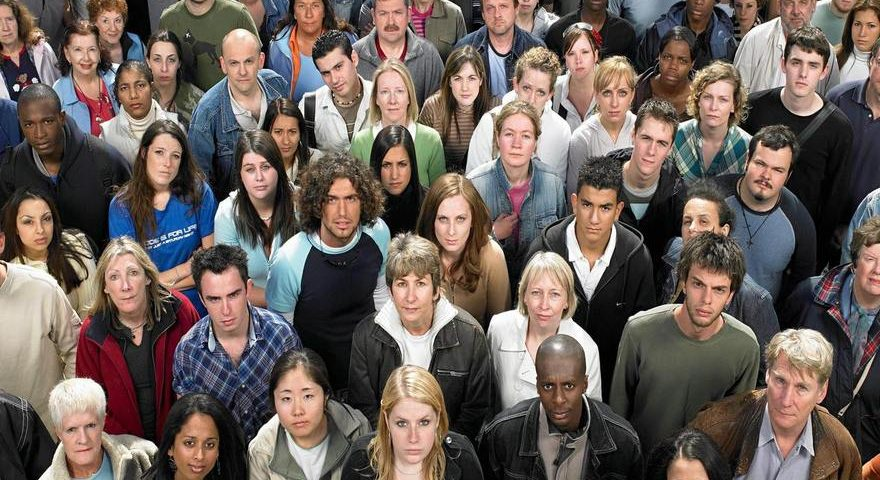
#> input picture 1_Face_Detection/img2.jpg, 880 x 480 px
$ python face_detect_folder_img.py
#> lines starting #> are read from the running program, lines starting #| are printed output that depends on the picture; after the words box and inside, x2 and y2 are one past the last pixel; in counts of white or black regions, pixels touching at a corner belong together
import cv2
from random import randrange

""" --------------------Face Detection Project Structure  ----------------------------
Step 1 -> Get Tones of Faces & Load them.
Step 2 -> Make them all black & while (Grayscale Image.)
Step 3 -> Train the algorithem to detect faces.
------------------------------- End Project. --------------------------------
"""
# 1 -> Download File -> https://github.com/opencv/opencv/blob/master/data/haarcascades/haarcascade_frontalface_default.xml

# 2 -> Load Pretrained Data on face frontals from opencv (haar cascade algorithrm.)
trained_face_data = cv2.CascadeClassifier('haarcascade_frontalface_default.xml')

# 3 -> Choose Image for face detection
img = cv2.imread('img2.jpg') #Choose Image from Folder.
#> img is the input picture: shape (480, 880, 3); mean B, G, R 89.8, 95.8, 108.1

# 4 -> Convert image into Gray-Scale
g_img = cv2.cvtColor(img, cv2.COLOR_BGR2GRAY)
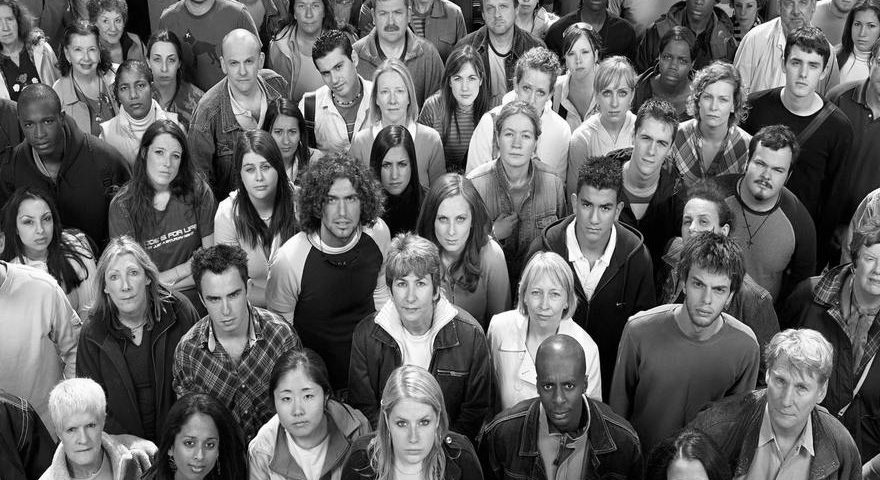
#> g_img: shape (480, 880); min 0, max 255, mean 98.8

# 5 -> Pass Gray-Scale image to Algorithem & Detect Faces Cordinates dots
face_coordinate = trained_face_data.detectMultiScale(g_img)
#> face_coordinate = 40 rows, first 6: [96, 9, 32, 32], [847, 14, 30, 30], [67, 36, 37, 37], [562, 40, 35, 35], [145, 45, 39, 39], [446, 65, 38, 38]

# 6 -> Draw Rectangle around face by using face coordinates.
for(x,y,w,h) in face_coordinate: # ( x,y,w,h) = face_coordinate[0] -> for Single Person Face Detection.
    cv2.rectangle(img, (x , y ), (x+w , y+h ), ( randrange(256), randrange(256), randrange(256)), 3)
#> this loop made 40 passes
#> (x, y, w, h) on passes 1 to 12: (96, 9, 32, 32), (847, 14, 30, 30), (67, 36, 37, 37), (562, 40, 35, 35), (145, 45, 39, 39), (446, 65, 38, 38), (268, 118, 35, 35), (373, 1, 37, 37), (654, 43, 42, 42), (217, 43, 50, 50), (112, 71, 41, 41), (371, 75, 43, 43)
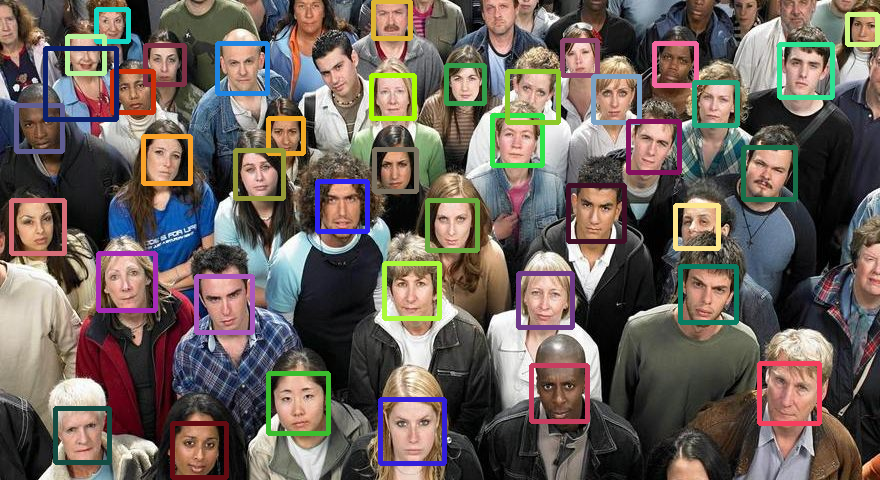
#> img: shape (480, 880, 3); 8.92% of pixels changed, all inside (x1, y1, x2, y2) = (9, 0, 880, 480)
    #  cv2.rectangle(img, pt1, pt2, color, thinkness)


cv2.imshow(' Simple Face Detection Application.', img)
cv2.waitKey() # Wait Till Key is Pressed

print('\n\n Image Face Coordinates : ', face_coordinate)
#> (printed output is left out)
print("\n\n Code is Completed.")

$ run again, with 1_Face_Detection/img1.jpg copied over 1_Face_Detection/img2.jpg
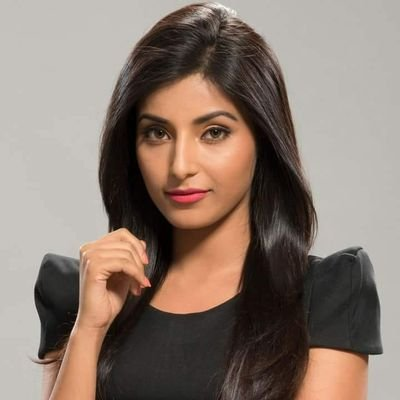
#> input picture 1_Face_Detection/img1.jpg, 400 x 400 px
#> img is the input picture: shape (400, 400, 3); mean B, G, R 112, 122.3, 138.3
#> `g_img = cv2.cvtColor(img, cv2.COLOR_BGR2GRAY)`:
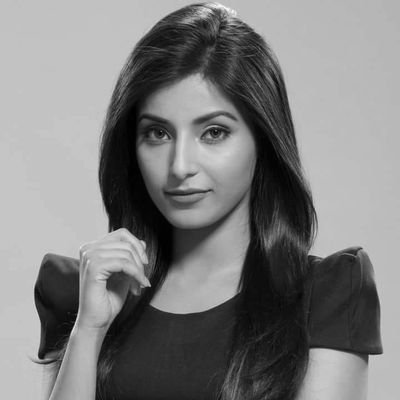
#> g_img: shape (400, 400); min 0, max 253, mean 125.8
#> face_coordinate = [[114, 79, 143, 143]]
#> the loop `for(x,y,w,h) in face_coordinate:` made 1 pass
#> after the loop `for(x,y,w,h) in face_coordinate:`:
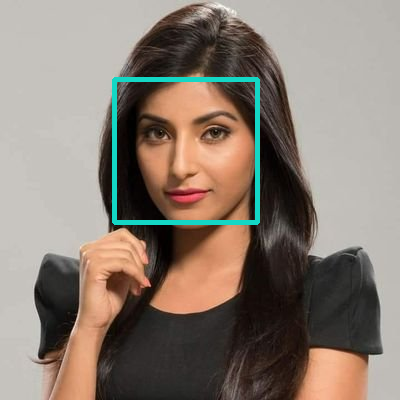
#> img: shape (400, 400, 3); 1.78% of pixels changed, all inside (x1, y1, x2, y2) = (112, 77, 260, 225)
#|  Image Face Coordinates :  [[114  79 143 143]]

$ run again, with 1_Face_Detection/img3.jpg copied over 1_Face_Detection/img2.jpg
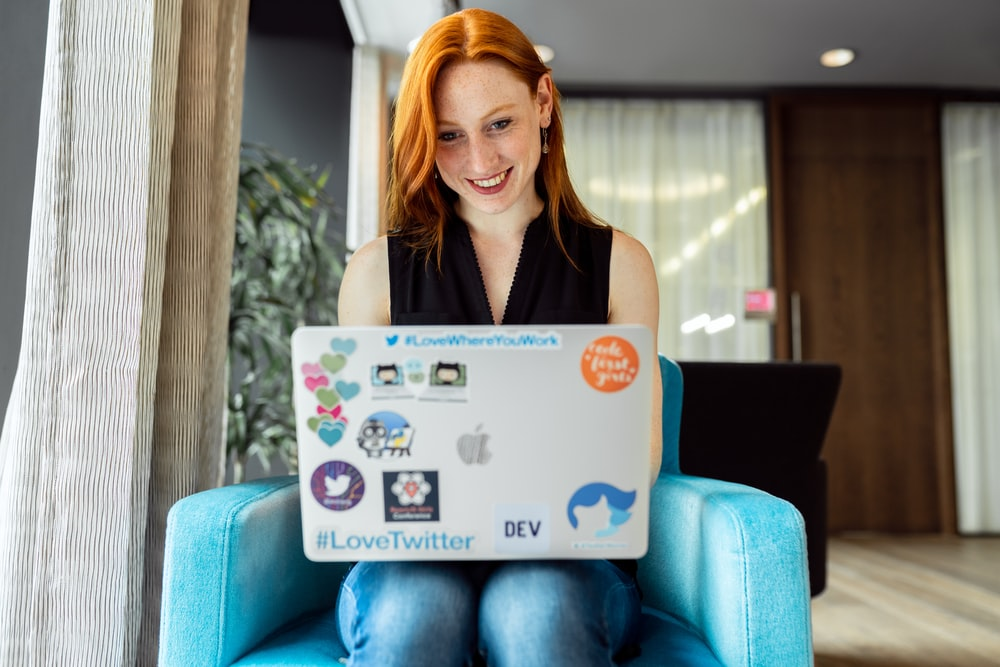
#> input picture 1_Face_Detection/img3.jpg, 1000 x 667 px
#> img is the input picture: shape (667, 1000, 3); mean B, G, R 127, 132.4, 128.1
#> `g_img = cv2.cvtColor(img, cv2.COLOR_BGR2GRAY)`:
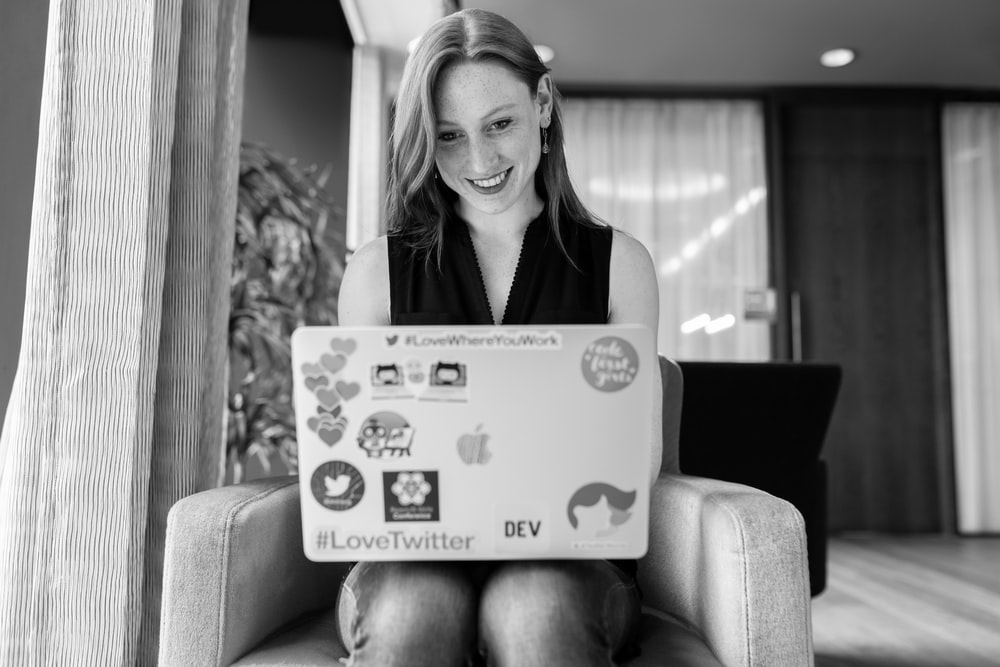
#> g_img: shape (667, 1000); min 0, max 255, mean 130.5
#> face_coordinate = [[239, 417, 61, 61], [414, 79, 135, 135]]
#> the loop `for(x,y,w,h) in face_coordinate:` made 2 passes
#> after the loop `for(x,y,w,h) in face_coordinate:`:
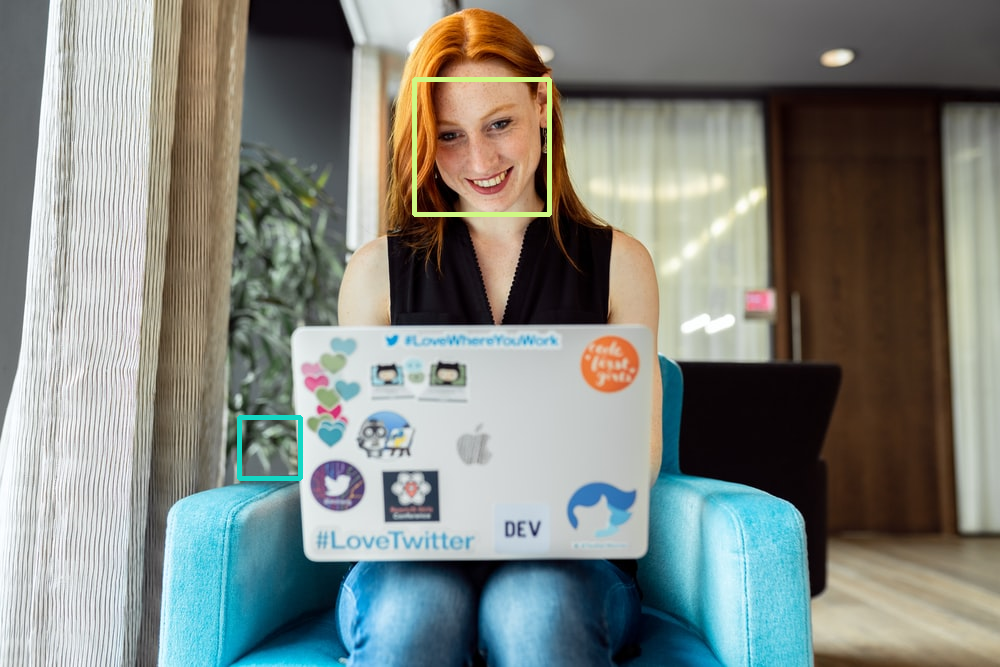
#> img: shape (667, 1000, 3); 0.58% of pixels changed, all inside (x1, y1, x2, y2) = (237, 77, 552, 481)
#|  Image Face Coordinates :  [[239 417  61  61]
#|  [414  79 135 135]]

$ run again, with 1_Face_Detection/img4.png saved as 1_Face_Detection/img2.jpg
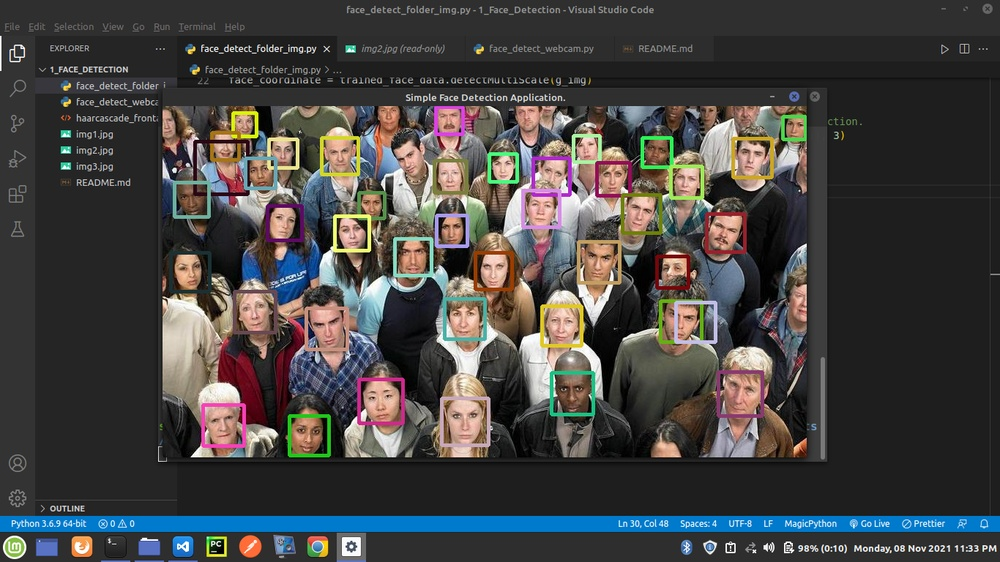
#> input picture 1_Face_Detection/img4.png, 1000 x 562 px, shrunk from 1366 x 768 before the run
#> img is the input picture: shape (562, 1000, 3); mean B, G, R 66.8, 67.7, 68.9
#> `g_img = cv2.cvtColor(img, cv2.COLOR_BGR2GRAY)`:
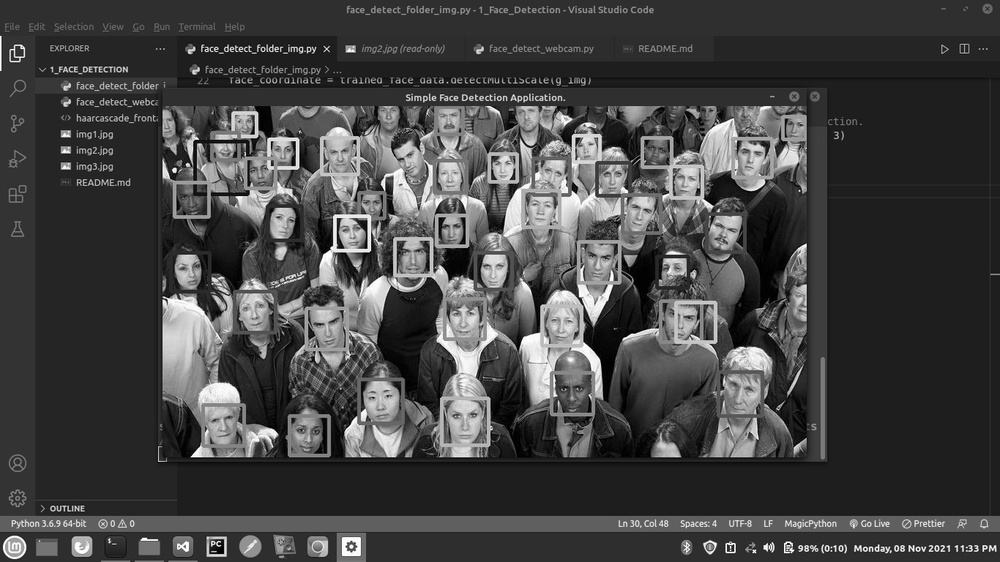
#> g_img: shape (562, 1000); min 0, max 255, mean 68
#> face_coordinate = 35 rows, first 6: [375, 100, 27, 27], [513, 101, 28, 28], [781, 114, 28, 28], [572, 136, 27, 27], [642, 138, 26, 26], [270, 141, 26, 26]
#> the loop `for(x,y,w,h) in face_coordinate:` made 35 passes
#> after the loop `for(x,y,w,h) in face_coordinate:`:
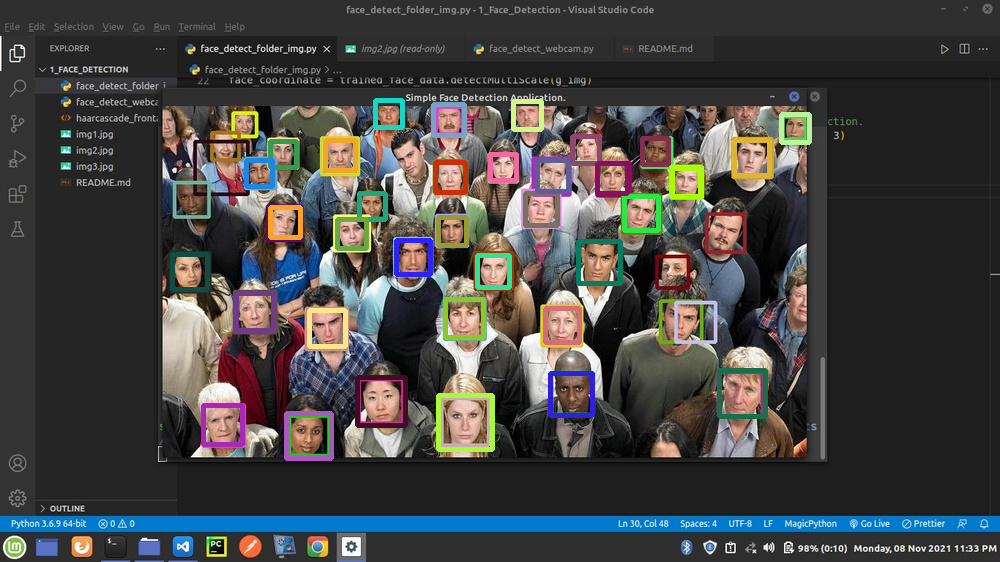
#> img: shape (562, 1000, 3); 4.05% of pixels changed, all inside (x1, y1, x2, y2) = (170, 98, 812, 461)
#> (printed output is left out)
